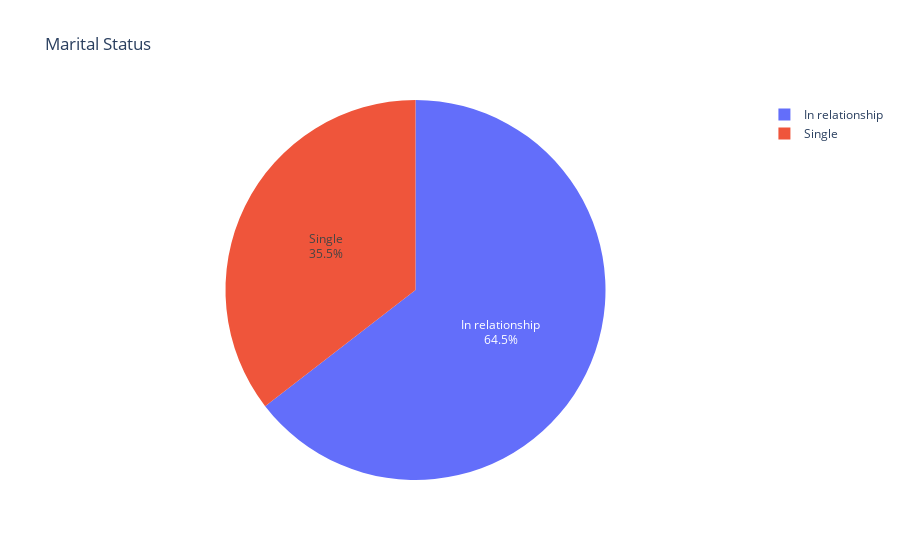

The cell this chart's notebook holds for it:
### Markdown cell above
# Visualizing the ratios in relationship or single

### Code cell
fig = px.pie(df, names= 'Marital_Status', title= 'Marital Status')
fig.update_traces(textposition='inside', textinfo='percent+label')
fig.show()

### Figure 1 — Plotly figure (JSON) as saved in the notebook; plotly's stock layout.template omitted (floating-point values rounded to 4 significant figures; data arrays with more than 128 entries replaced by an {"elided": "..."} marker saying what was removed)
{"data": [{"domain": {"x": [0, 1], "y": [0, 1]}, "hovertemplate": "Marital_Status=%{label}<extra></extra>", "labels": {"elided": "2216 str values"}, "legendgroup": "", "name": "", "showlegend": true, "textinfo": "percent+label", "textposition": "inside", "type": "pie"}], "layout": {"legend": {"tracegroupgap": 0}, "title": {"text": "Marital Status"}}}
